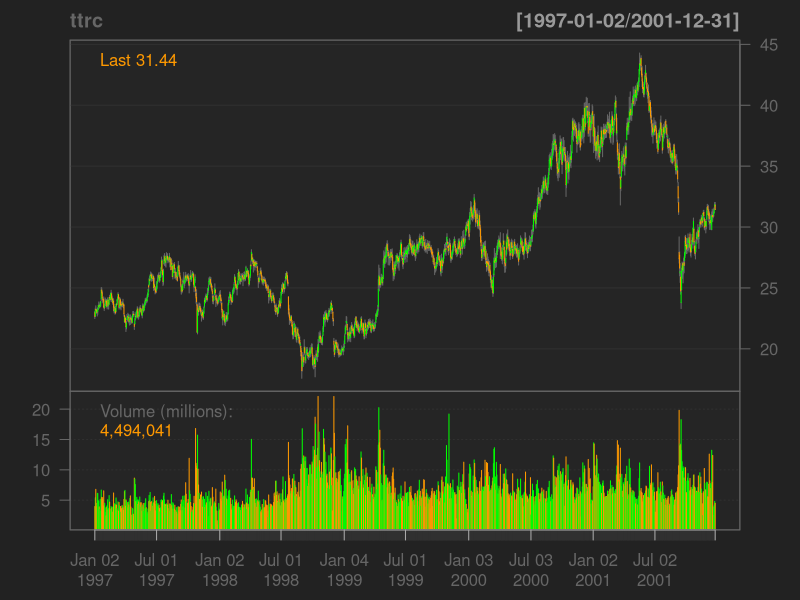
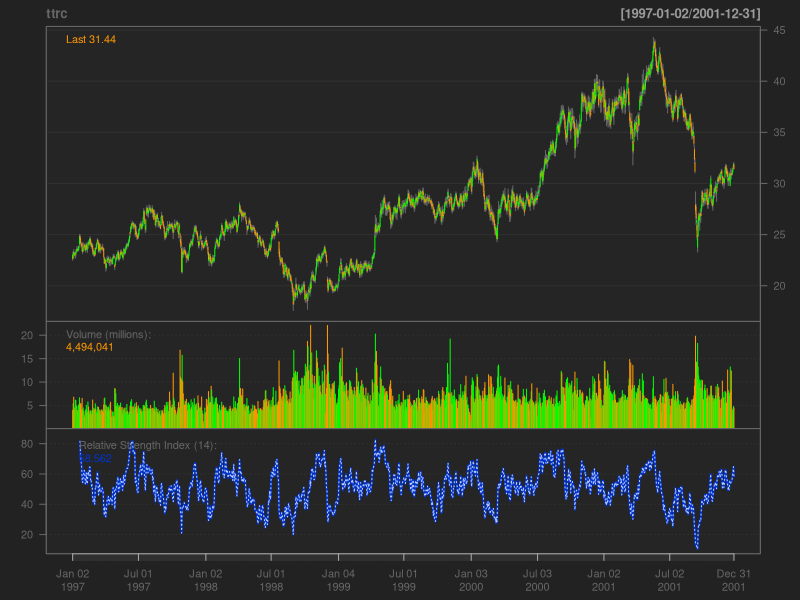
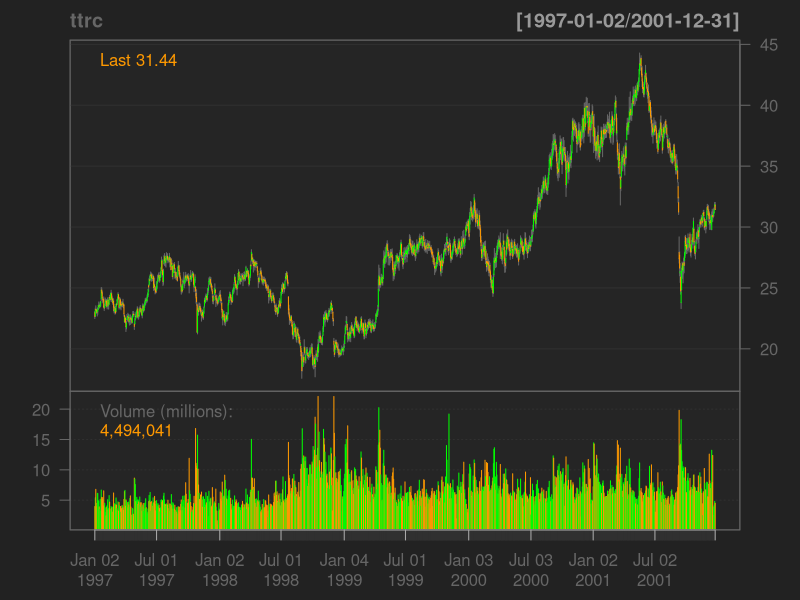
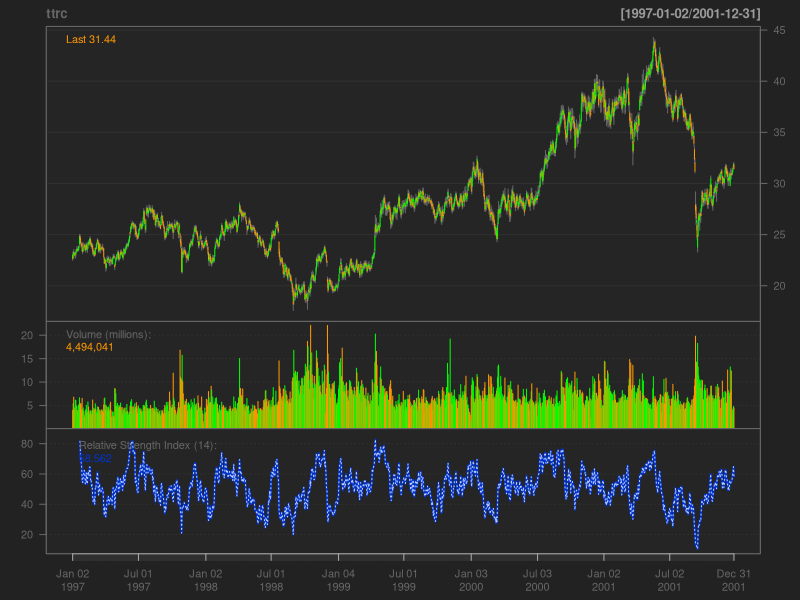
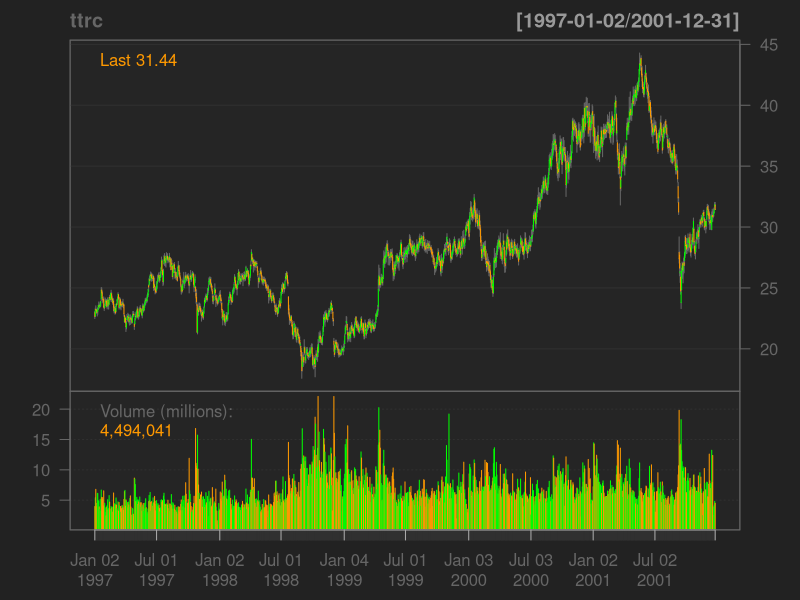
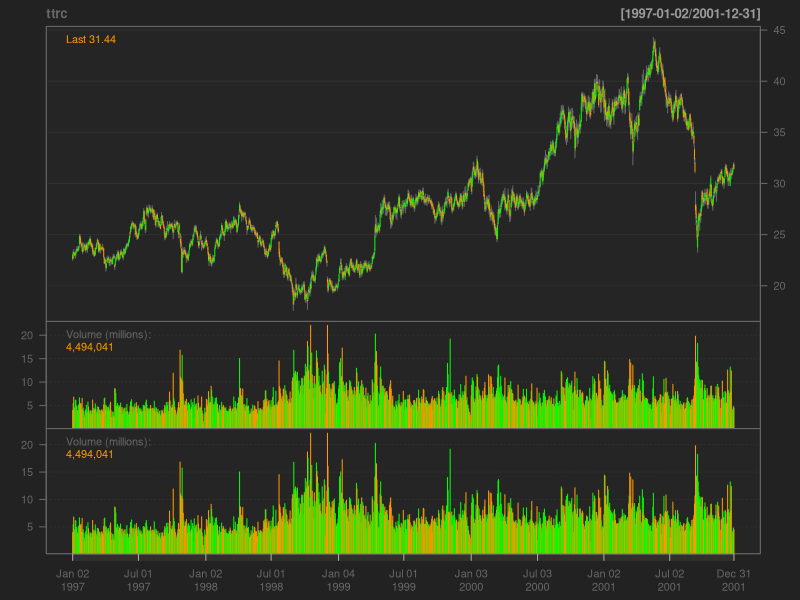
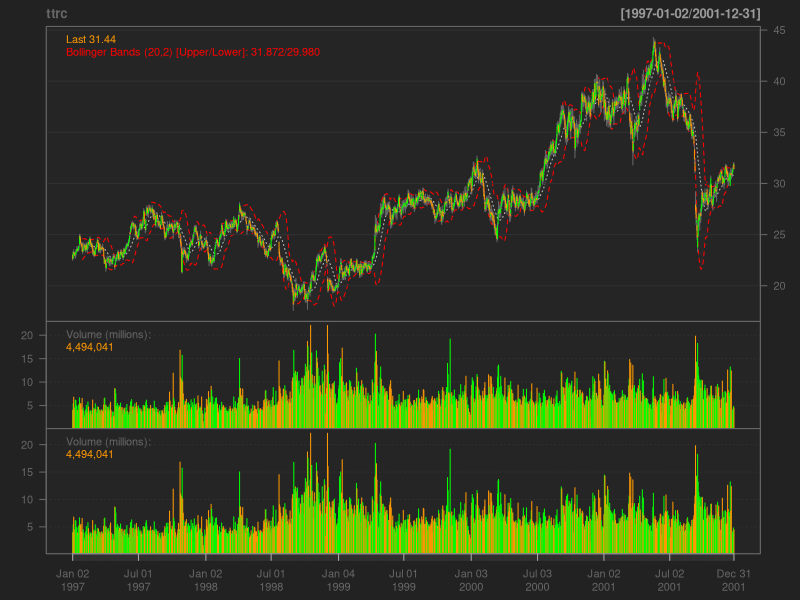
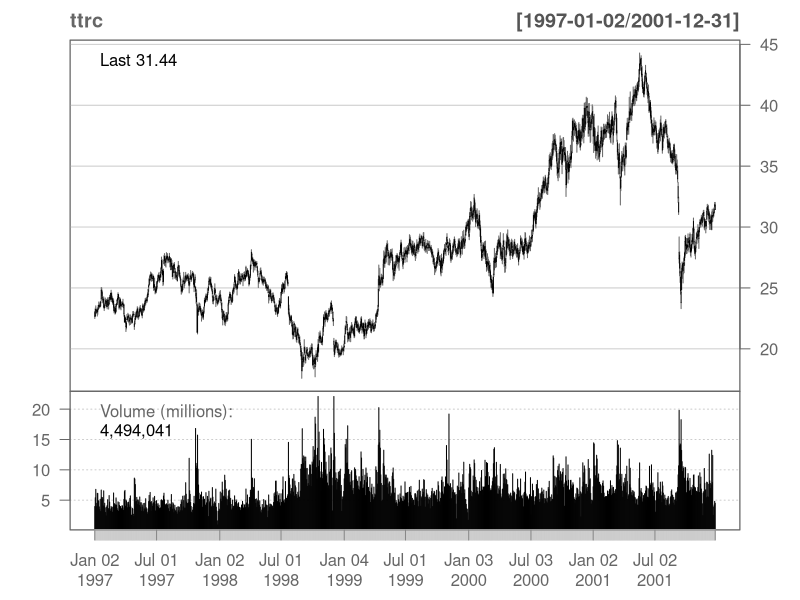

Write R code to recreate these figures, in order.
# chartTheme demo
# ChuuHsiang Hung 2016

require(quantmod)

chartTheme.demo <- function(x) {
  cat("Please type help('chartTheme') for more information\n")
  theme <- chartTheme(addAroon = list(col = list(aroonUp = "purple",
                                                 aroonDn = "pink",
                                                 aroonOsc = "green")),
                      addBBands = list(col = list(fill="#282828",
                                                  upper="blue",
                                                  lower="blue",
                                                  ma="green"),
                                       lty  = list(upper="dashed",
                                                   lower="dashed",
                                                   ma="dashed")),
                      addCLV = list(col = "red"),
                      addCMO = list(col = "orange"),
                      addChAD = list(col = list(chaikinAD = "pink")),
                      addChVol = list(col = list(chaikinVol = "red")),
                      addEMV = list(col = list(emv = "green", maEMV = "yellow")),
                      addKST = list(col = list(kst = "blue", signal = "green")),
                      addMFI = list(col = "yellow"),
                      addOBV = list(col = "red"),
                      addSMI = list(col = list(smi = "white", signal = "blue")),
                      addTDI = list(col = list(tdi = "yellow", di = "green")),
                      addVolatility = list(col = "red"),
                      addWPR = list(col = "purple"),
                      addZigZag = list(col = "pink"),
                      addMomentum = list(col = "yellow"),
                      addCCI = list(col = "green"),
                      addADX = list(col = list(DIp = "yellow", DIn = "purple", adx = "orange")),
                      addATR = list(col = "pink"),
                      addTRIX = list(col = list(trix = "orange", signal = "yellow")),
                      addRSI = list(col = list(rsi = "red", dot = "white")))
  cat("Set up for indicator colors\n")
  cat("These settings are not default")
  print(theme)
  cat("Use chartTheme(addTA=list(col, ...)) to manage TA colors\n")
  data(ttrc, package="TTR")
  ttrc <- xts(ttrc[,-1], ttrc[,1])
  ttrc <- ttrc["1997::2001"]
  cat("> data(ttrc, package='TTR'')\n> ttrc <- xts(ttrc[,-1], ttrc[,1])\n> 
      ttrc <- ttrc['1997::2001']\n> chartSeries(ttrc)\n")
  chartSeries(ttrc)
  readline("Press <Enter> to continue")
  cat("Now we add indicators:\n\n")
  cat("Add Relative Strength Index (from TTR)\n> addRSI()\n")
  plot(addRSI())
  readline("Press <Enter> to continue")
  cat("Now we pass chartTheme to chartSeries\n")
  cat("> chartSeries(ttrc, theme=chartTheme(addRSI=list(col=list(rsi='red',dot='white'))))\n")
  chartSeries(ttrc, theme=chartTheme(addRSI=list(col=list(rsi="red",dot="white"))))
  readline("Press <Enter> to continue")
  cat("Add Relative Strength Index (from TTR)\n> addRSI()\n")
  plot(addRSI())
  # change theme style
  cat("theme names from .chart.theme\n> names(.chart.theme)\n")
  print(names(.chart.theme))
  readline("Press <Enter> to continue")
  cat("chartSeries(ttrc)\n")
  print(chartSeries(ttrc))
  readline("Press <Enter> to continue")
  cat("Add Bollinger Bands (from TTR)\n> addBBands()")
  plot(addBBands())
  readline("Press <Enter> to continue")
  cat("Using 'white.mono' theme\n\n")
  cat("chartSeries(ttrc, theme=chartTheme('white.mono'))\n")
  print(chartSeries(ttrc, theme=chartTheme('white.mono')))
  readline("Press <Enter> to continue")
  cat("Add Bollinger Bands (from TTR)\n> addBBands()")
  plot(addBBands())

}

chartTheme.demo()
